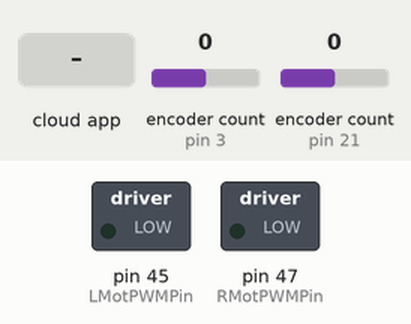
Bench run of a sketch on a simulated Arduino Mega 2560, built with avr-gcc and run on an emulated ATmega2560. On the bench: switched loads named in the sketch (green lamp = pin HIGH). Inputs (shaded band) come from the test bench; at power-on: encoder count (sensors on pin 3, pin 21) 0. The ROS host is connected and sends only what is stated.

Above: at 1.2 s.
1.3 s: the phone or cloud app sets linear.x to -100
At 1.65 s:
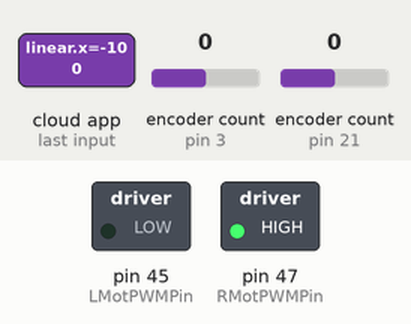
3.2 s: the phone or cloud app sets angular.z to 100
At 4.2 s:
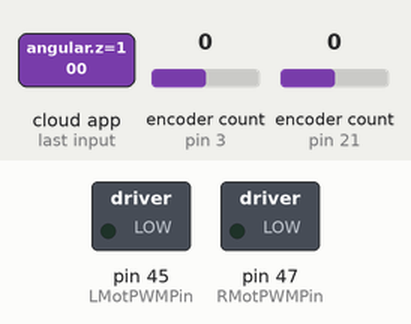
5.1 s: the phone or cloud app sets linear.x to 100
At 5.45 s:
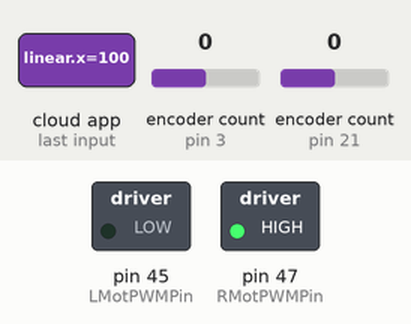
Timing chart, 0 to 8.1 s (numbered marks = the images above; inputs shaded):
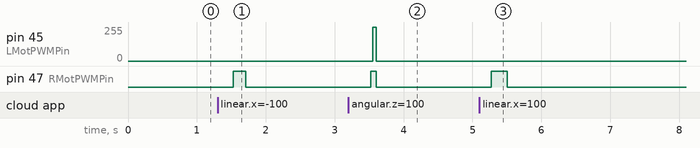

Measured:
- after the input at 1.3 s, pin 47 (RMotPWMPin): LOW → HIGH after 0.23 s, → LOW 0.18 s later
- after the input at 3.2 s, pin 45 (LMotPWMPin): 0/255 → 254/255 after 0.35 s, → 0/255 0.05 s later; pin 47 (RMotPWMPin): LOW → HIGH after 0.33 s, → LOW 0.08 s later
- after the input at 5.1 s, pin 47 (RMotPWMPin): LOW → HIGH after 0.18 s, → LOW 0.23 s later

The sketch:

L298N_Test3.ino
```cpp
#include <ros.h>
#include <geometry_msgs/Twist.h>
#include <Encoder.h>

#define LMotPWMPin  45
#define RMotPWMPin  47
#define LMotAPin 39
#define LMotBPin 35
#define RMotAPin 41
#define RMotBPin 37
int LMotor = 0;
int RMotor = 1;

#define LEncoderA 21
#define LEncoderB 20
#define REncoderA 3
#define REncoderB 2

//////////////////////////////////////////////////////////////////////////////////////

float WheelSeparation = 0.6;
float WheelDiameter = 0.2;
int TPR = 6400; //Encoder ticks per rotation
int IMax = 300;
int AccParam = 3; //acceleration multiplier.

//sudo vars//////////////////////////////////////////////////////////////////////////
int OdomWait = 3;
int OdomCount = 0;
double WCS[2] = {0,0};


///For stopping motor if no cmmd is sent////
unsigned long g_prev_command_time = 0;
//ROS variables//////////////////////////////////////////////////////////////////////
ros::NodeHandle nh;
////ROS publisher
geometry_msgs::Twist odom_msg;
ros::Publisher Pub ("ard_odom", &odom_msg);
geometry_msgs::Twist debug_msg;
ros::Publisher Debug ("debug", &debug_msg);

//ROS subscriber
void messageCb( const geometry_msgs::Twist& CVel){
	//geometry_msgs::Twist twist = twist_msg;
    double vel_x = CVel.linear.x;
    double vel_th = CVel.angular.z;
    double right_vel = 0.0;
    double left_vel = 0.0;

    // turning
    if(vel_x == 0){
        right_vel = vel_th * WheelSeparation / 2.0;
        left_vel = (-1) * right_vel;
    }
    // forward / backward
    else if(vel_th == 0){
        left_vel = right_vel = vel_x;
    }
    // moving doing arcs
    else{
        left_vel = vel_x - vel_th * WheelSeparation / 2.0;
        right_vel = vel_x + vel_th * WheelSeparation / 2.0;
    }
    //write new command speeds to global vars
    WCS[0] = left_vel;
    WCS[1] = right_vel;

    g_prev_command_time = millis();
}

ros::Subscriber<geometry_msgs::Twist> Sub("cmd_vel", &messageCb );

//Motor vars/////////////////////////////////////////////////////////////////////////
#define CW   1
#define CCW  2
int inApin[2] = {LMotAPin, RMotAPin};  // INA: Clockwise input
int inBpin[2] = {LMotBPin, RMotBPin}; // INB: Counter-clockwise input
int pwmpin[2] = {LMotPWMPin, RMotPWMPin}; // PWM input
int MotorNum[2] = {LMotor, RMotor};

//encoder vars
Encoder LEncoder(LEncoderA, LEncoderB);
Encoder REncoder(REncoderA, REncoderB);

long EncoderVal[2] = {0,0};
double DDis[2] = {0,0};
long Time[2] = {0,0};

//debug
double Vels[2] = {0,0};
int CVEL[2]= {0,0};
int Mspeeds[2] = {0,0};

void setup()
{
    nh.getHardware()->setBaud(57600);
    nh.initNode();
    nh.advertise(Pub);
    nh.advertise(Debug);
    nh.subscribe(Sub);

    nh.getParam("/serial_node/WheelSeparation", &WheelSeparation,1);
    nh.getParam("/serial_node/WheelDiameter", &WheelDiameter,1);
    nh.getParam("/serial_node/IMax", &IMax,1);
    nh.getParam("/serial_node/AccParam", &AccParam,1);

    nh.loginfo("Base Connected");
}

void loop()
{
    nh.spinOnce();

    //first couple of times dont publish odom
    if(OdomCount > OdomWait){
        odom_msg.linear.x = Vels[0];
        odom_msg.linear.y = Vels[1];
        Pub.publish(&odom_msg);
    }
    else{
        OdomCount++;
    }

    //this block stops the motor when no command is received
    if ((millis() - g_prev_command_time) >= 400)
    {
        stopBase();
    }

    debug_msg.linear.x = WCS[0];
    debug_msg.linear.y = Vels[0];
    debug_msg.linear.z = Mspeeds[0];
    debug_msg.angular.x = WCS[1];
    debug_msg.angular.y = Vels[1];
    debug_msg.angular.z= Mspeeds[1];

    Debug.publish(&debug_msg);

    MotorWrite();   //Takes WCS and corrects speed of motors with encoders

    delay(3);
}

//encoder code//////////////////////////////////////////////////////////

//motor write speed - in motor units
double MWS[2]= {0,0};

//motor codes///////////////////////////////////////////////////////////
void MotorWrite(){
    int DIR;

    for(int i = 0; i<2; i++){
        //correct turns of motors
        DIR = CW;
        if((WCS[i]>0&&i==MotorNum[0])||(WCS[i]<0&&i==MotorNum[1])){DIR=CCW;}

        double prevMSpeed = Mspeeds[i];
        //correct speed with encoder data
        double MSpeed = CorrectedSpeed(i, WCS[i]);

        Mspeeds[i]=MSpeed;

        //debug
        //MSpeed = abs(WCS[i]);
        //if(MSpeed>30) MSpeed = 0;


        motorGo(MotorNum[i], DIR, int(MSpeed));

    }
}

double CorrectedSpeed(int M, double CVel){
    //if fist time in program return 0 and init time vars
    if(Time[0]==0 && Time[1] == 0){
        Time[0] = millis();
        Time[1] = millis();
        return 0;
    }

    //read encoder ticks
    if(M == LMotor){
        EncoderVal[0] = LEncoder.read();
        LEncoder.write(0);
    }
    if(M == RMotor){
        EncoderVal[1] = REncoder.read();
        REncoder.write(0);
    }

    //differencial of time in seconds
    long T = millis();
    int DTime = T-Time[M];
    Time[M] = T;


    //diferential of distance in meters
    DDis[M] = TicksToMeters(EncoderVal[M]);

    //calculate short term measured velocity
    double EVel = (DDis[M]/DTime)*1000;

    //save to publish to /ard_odom
    Vels[M] = EVel;

    EVel = abs(EVel);
    CVel = abs(CVel);

    double dif = EVel - CVel;

    if(MWS[M]<255 && MWS[M]>=0){MWS[M]=MWS[M]-(dif*AccParam);}
    if(MWS[M]>255){MWS[M]=254;}
    if(MWS[M]<0){MWS[M]=0;}

    if(CVel == 0){MWS[M] = 0;}

    //DEBUG
    CVEL[M] = MWS[M];

    return MWS[M];

}

double TicksToMeters(int Ticks){
    return (Ticks*3.14*WheelDiameter)/TPR;
}

void motorGo(uint8_t motor, uint8_t direct, uint8_t pwm)
{
  if (motor <= 1){
    if (direct <=4){
      // Set inA[motor]
      if (direct <=1)
        digitalWrite(inApin[motor], HIGH);
      else
        digitalWrite(inApin[motor], LOW);

      // Set inB[motor]
      if ((direct==0)||(direct==2))
        digitalWrite(inBpin[motor], HIGH);
      else
        digitalWrite(inBpin[motor], LOW);

      analogWrite(pwmpin[motor], pwm);
    }
  }
}

void stopBase()
{
    //write new command speeds to global vars
    WCS[0] = 0;
    WCS[1] = 0;


}
```
